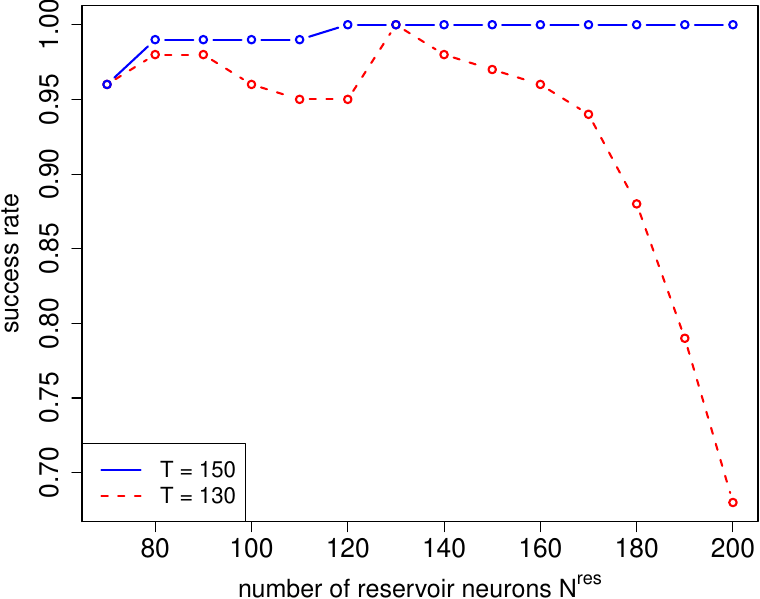

Source code (R):
library(R.matlab)
mydata <- readMat('../../../examples/mso8/mso8.mat')

setEPS()
postscript(file = "mso8.eps", width = 8, height = 7)
plot(mydata$N,mydata$perc[1,], type='b', xlab=expression(paste('number of reservoir neurons N'^'res')), ylab='success rate', col='red', lty=2, lwd=2, cex.lab=1.5, cex.axis=1.6)
points(mydata$N,mydata$perc[2,], type='b', col='blue', lty=1, lwd=2)
legend("bottomleft", legend=c("T = 150", "T = 130"), lwd=2, lty=1:2, col=c("blue", "red"), cex=1.3)
dev.off()

